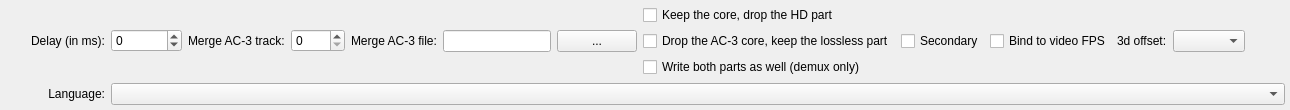
          <widget class="QWidget" name="tabSheetAudio">
           <attribute name="title">
            <string>General track options</string>
           </attribute>
           <layout class="QHBoxLayout" name="horizontalLayout_13">
            <property name="margin">
             <number>5</number>
            </property>
            <item>
             <widget class="QLabel" name="imageSubtitles">
              <property name="text">
               <string/>
              </property>
              <property name="pixmap">
               <pixmap resource="images.qrc">:/images/track_subtitles.png</pixmap>
              </property>
             </widget>
            </item>
            <item>
             <widget class="QLabel" name="imageAudio">
              <property name="text">
               <string/>
              </property>
              <property name="pixmap">
               <pixmap resource="images.qrc">:/images/track_audio.png</pixmap>
              </property>
             </widget>
            </item>
            <item>
             <layout class="QGridLayout" name="gridLayout_2">
              <item row="1" column="0">
               <widget class="QLabel" name="label_18">
                <property name="text">
                 <string>Delay (in ms):</string>
                </property>
                <property name="alignment">
                 <set>Qt::AlignRight|Qt::AlignTrailing|Qt::AlignVCenter</set>
                </property>
               </widget>
              </item>
              <item row="1" column="2">
               <layout class="QHBoxLayout" name="horizontalLayout_12">
                <item>
                 <widget class="QSpinBox" name="editDelay">
                  <property name="sizePolicy">
                   <sizepolicy hsizetype="Fixed" vsizetype="Fixed">
                    <horstretch>0</horstretch>
                    <verstretch>0</verstretch>
                   </sizepolicy>
                  </property>
                  <property name="minimum">
                   <number>-999999</number>
                  </property>
                  <property name="maximum">
                   <number>999999</number>
                  </property>
                  <property name="singleStep">
                   <number>1</number>
                  </property>
                 </widget>
                </item>
                <item>
                 <widget class="QLabel" name="mergeAc3TrackLabel">
                  <property name="text">
                   <string>Merge AC-3 track:</string>
                  </property>
                 </widget>
                </item>
                <item>
                 <widget class="QSpinBox" name="mergeAc3TrackSpinBox">
                  <property name="minimum">
                   <number>0</number>
                  </property>
                  <property name="maximum">
                   <number>9999</number>
                  </property>
                  <property name="toolTip">
                   <string>For TRUE-HD (A_MLP) in MKV only: Matroska AC-3 compatibility track number to merge (merge-ac3-track=).</string>
                  </property>
                 </widget>
                </item>
                <item>
                 <widget class="QLabel" name="mergeAc3FileLabel">
                  <property name="text">
                   <string>Merge AC-3 file:</string>
                  </property>
                 </widget>
                </item>
                <item>
                 <widget class="QLineEdit" name="mergeAc3FileLineEdit">
                  <property name="toolTip">
                   <string>For TRUE-HD (A_MLP) elementary streams: path to an external AC-3 file to merge (merge-ac3-file=).</string>
                  </property>
                 </widget>
                </item>
                <item>
                 <widget class="QPushButton" name="mergeAc3FileBrowseButton">
                  <property name="text">
                   <string>...</string>
                  </property>
                 </widget>
                </item>
                <item>
                 <layout class="QHBoxLayout" name="horizontalLayout_11">
                  <item>
                   <layout class="QVBoxLayout" name="verticalLayoutAudioParts">
                    <item>
                     <widget class="QCheckBox" name="dtsDwnConvert">
                      <property name="text">
                       <string>Keep the core, drop the HD part</string>
                      </property>
                     </widget>
                    </item>
                    <item>
                     <widget class="QCheckBox" name="dropAc3CoreCheckBox">
                      <property name="text">
                       <string>Drop the AC-3 core, keep the lossless part</string>
                      </property>
                     </widget>
                    </item>
                    <item>
                     <widget class="QCheckBox" name="splitAc3CoreCheckBox">
                      <property name="text">
                       <string>Write both parts as well (demux only)</string>
                      </property>
                     </widget>
                    </item>
                   </layout>
                  </item>
                  <item>
                   <widget class="QCheckBox" name="secondaryCheckBox">
                    <property name="text">
                     <string>Secondary</string>
                    </property>
                   </widget>
                  </item>
                  <item>
                   <widget class="QCheckBox" name="checkBoxKeepFps">
                    <property name="text">
                     <string>Bind to video FPS</string>
                    </property>
                   </widget>
                  </item>
                  <item>
                   <widget class="QLabel" name="offsetsLabel">
                    <property name="text">
                     <string>3d offset:</string>
                    </property>
                   </widget>
                  </item>
                  <item>
                   <widget class="QComboBox" name="offsetsComboBox">
                    <property name="minimumSize">
                     <size>
                      <width>0</width>
                      <height>0</height>
                     </size>
                    </property>
                    <property name="sizeAdjustPolicy">
                     <enum>QComboBox::AdjustToContents</enum>
                    </property>
                   </widget>
                  </item>
                  <item>
                   <spacer name="horizontalSpacer_6">
                    <property name="orientation">
                     <enum>Qt::Horizontal</enum>
                    </property>
                    <property name="sizeHint" stdset="0">
                     <size>
                      <width>40</width>
                      <height>20</height>
                     </size>
                    </property>
                   </spacer>
                  </item>
                 </layout>
                </item>
               </layout>
              </item>
              <item row="2" column="0">
               <widget class="QLabel" name="label_19">
                <property name="text">
                 <string>Language:</string>
                </property>
                <property name="alignment">
                 <set>Qt::AlignRight|Qt::AlignTrailing|Qt::AlignVCenter</set>
                </property>
               </widget>
              </item>
              <item row="2" column="2">
               <widget class="QComboBox" name="langComboBox"/>
              </item>
             </layout>
            </item>
           </layout>
          </widget>
